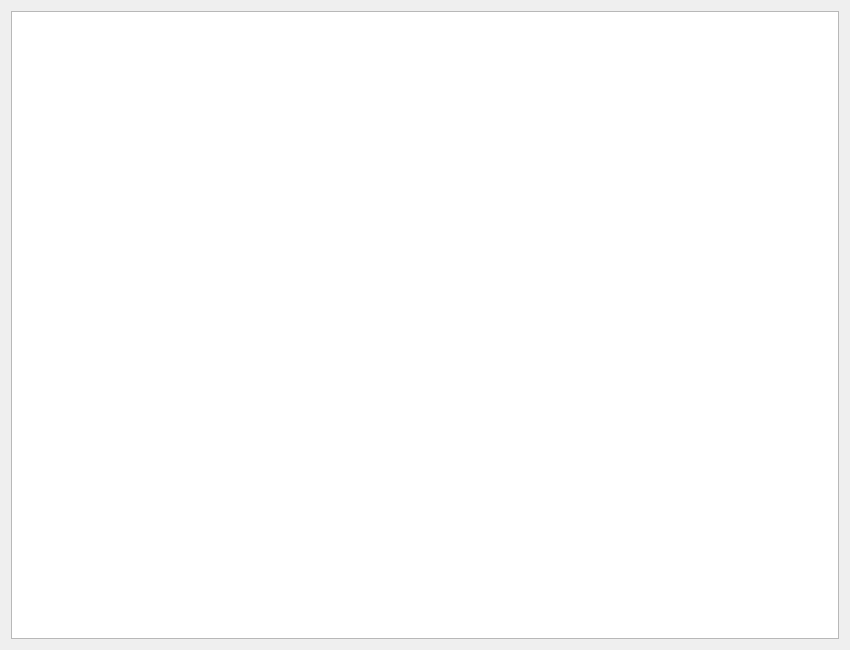
<?xml version="1.0" encoding="UTF-8"?>
<ui version="4.0">
 <class>Widget</class>
 <widget class="QWidget" name="Widget">
  <property name="enabled">
   <bool>true</bool>
  </property>
  <property name="geometry">
   <rect>
    <x>0</x>
    <y>0</y>
    <width>850</width>
    <height>650</height>
   </rect>
  </property>
  <property name="sizePolicy">
   <sizepolicy hsizetype="Fixed" vsizetype="Fixed">
    <horstretch>0</horstretch>
    <verstretch>0</verstretch>
   </sizepolicy>
  </property>
  <property name="minimumSize">
   <size>
    <width>850</width>
    <height>650</height>
   </size>
  </property>
  <property name="maximumSize">
   <size>
    <width>850</width>
    <height>650</height>
   </size>
  </property>
  <property name="windowTitle">
   <string>Widget</string>
  </property>
  <layout class="QVBoxLayout" name="verticalLayout">
   <item>
    <widget class="QGraphicsView" name="graphicsView"/>
   </item>
  </layout>
 </widget>
 <layoutdefault spacing="6" margin="11"/>
 <resources/>
 <connections/>
</ui>
